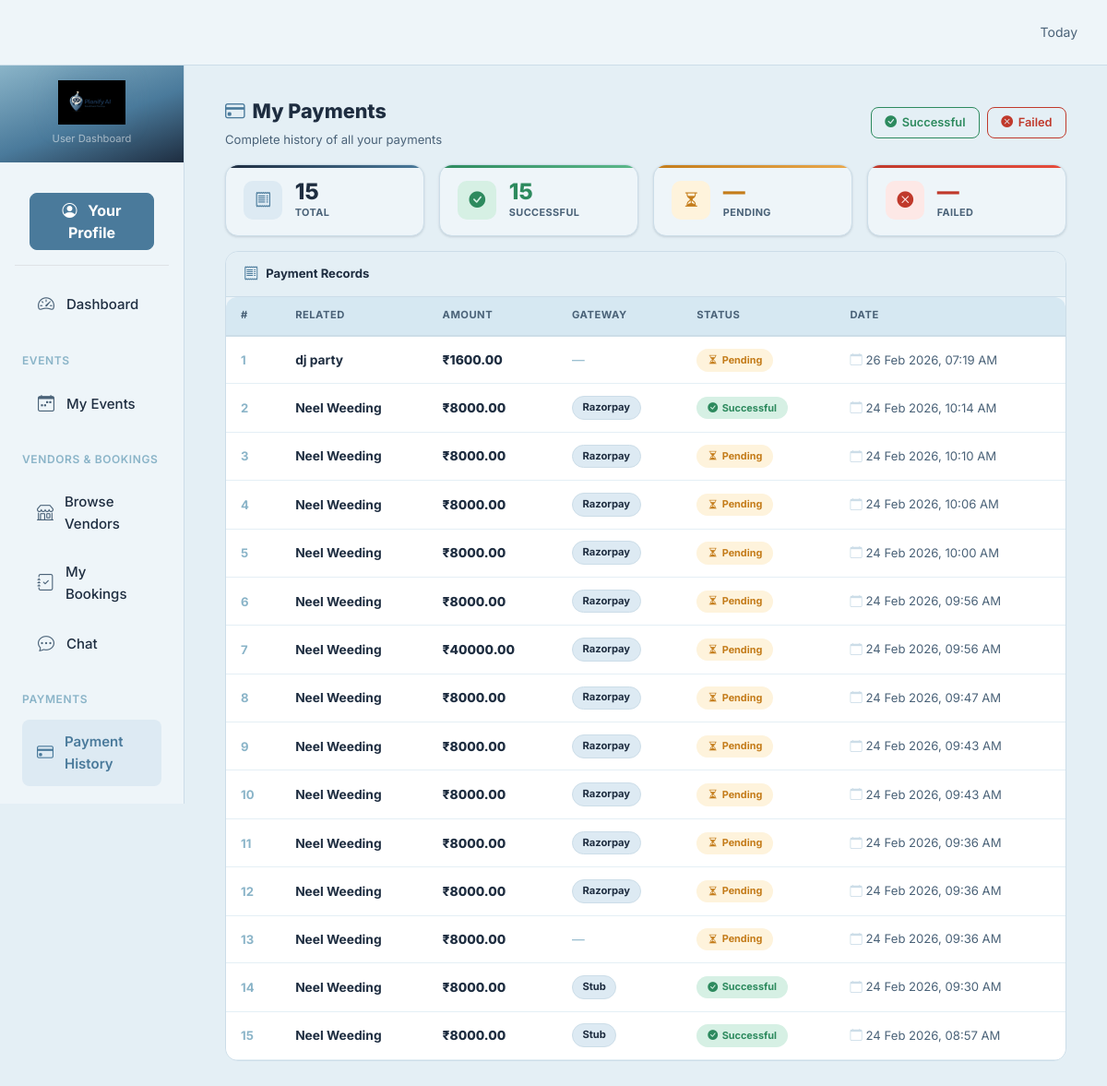
/user/payments/ (signed in), run on the app's committed database.
### user/models.py (models this page shows, shortened)
class Event(models.Model):
    STATUS_PENDING = 'pending'
    STATUS_CONFIRMED = 'confirmed'
    STATUS_COMPLETED = 'completed'
    STATUS_CANCELLED = 'cancelled'
    STATUS_CHOICES = [
        (STATUS_PENDING, 'Pending'),
        (STATUS_CONFIRMED, 'Confirmed'),
        (STATUS_COMPLETED, 'Completed'),
        (STATUS_CANCELLED, 'Cancelled'),
    ]
    TYPE_WEDDING = 'wedding'
    TYPE_CONFERENCE = 'conference'
    TYPE_PARTY = 'party'
    TYPE_OTHER = 'other'
    TYPE_CHOICES = [
        (TYPE_WEDDING, 'Wedding'),
        (TYPE_CONFERENCE, 'Conference'),
        (TYPE_PARTY, 'Party'),
        (TYPE_OTHER, 'Other'),
    ]
    owner = models.ForeignKey('account.User', on_delete=models.CASCADE, related_name='events')
    title = models.CharField(max_length=200)
    date = models.DateTimeField()
    event_type = models.CharField(max_length=50, choices=TYPE_CHOICES, default=TYPE_OTHER)
    status = models.CharField(max_length=20, choices=STATUS_CHOICES, default=STATUS_PENDING)
    guests = models.PositiveIntegerField(default=0)
    created_at = models.DateTimeField(auto_now_add=True)

### vendor/models.py (models this page shows, shortened)
class AdvancePayment(models.Model):
    STATUS_PENDING = 'pending'
    STATUS_SUCCEEDED = 'succeeded'
    STATUS_FAILED = 'failed'
    STATUS_CHOICES = [
        (STATUS_PENDING, 'Pending'),
        (STATUS_SUCCEEDED, 'Succeeded'),
        (STATUS_FAILED, 'Failed'),
    ]
    booking = models.ForeignKey(Booking, on_delete=models.CASCADE, related_name='advance_payments')
    user = models.ForeignKey('account.User', on_delete=models.CASCADE)
    amount = models.DecimalField(max_digits=10, decimal_places=2)
    currency = models.CharField(max_length=10, default='INR')
    status = models.CharField(max_length=20, choices=STATUS_CHOICES, default=STATUS_PENDING)
    gateway = models.CharField(max_length=100, blank=True, null=True)
    gateway_id = models.CharField(max_length=255, blank=True, null=True)
    gateway_response = models.JSONField(blank=True, null=True)
    created_at = models.DateTimeField(auto_now_add=True)

### user/views.py (the view)
    def wrapper(request, *args, **kwargs):
        user_id = request.session.get('user_id')
        if not user_id:
            return redirect('/login/')
        try:
            User.objects.get(id=user_id)
        except User.DoesNotExist:
            request.session.flush()
            return redirect('/login/')
        return view_func(request, *args, **kwargs)

### event/context_processors.py (called while the page is built, shortened)
def global_app_info(request):
    return {
        'APP_NAME': 'Planify.Ai',
        'APP_LOGO_TEXT': 'PA',                 # Text logo (initials)
        'APP_LOGO_IMAGE': '/static/images/LOGO.png',   # Image logo (inside static/)
    }

def vendor_stores(request):
    try:
        from vendor.models import Store
        stores = Store.objects.filter(status=True).order_by('store_name')
    except Exception:
        stores = []
    return {
        'all_stores': stores
    }

def vendor_is_photographer(request):
    try:
        user_id = request.session.get('user_id')
        role = request.session.get('role')
    except Exception:
        pass
    return {'is_photographer': False}

def admin_pending_counts(request):
    try:
        role = request.session.get('role')
        if role == 'admin':
            from account.models import User
            pending_vendors = User.objects.filter(
                role__name__iexact='vendor', is_active=False
            ).count()
            return {'admin_pending_vendors': pending_vendors}
    except Exception:
        pass
    return {'admin_pending_vendors': 0}

def unread_counts(request):
    user_id = None
    try:
        user_id = request.session.get('user_id')
    except Exception:
        user_id = None
    unread_notifications = 0
    try:
        if user_id:
            from user.models import Notification
            unread_notifications = Notification.objects.filter(user_id=user_id, is_read=False).count()
    except Exception:
        unread_notifications = 0
    return {
        'unread_notifications': unread_notifications,
    }

### user/views.py (called while the page is built)
def user_required(view_func):
    def wrapper(request, *args, **kwargs):
        user_id = request.session.get('user_id')
        if not user_id:
            return redirect('/login/')
        try:
            User.objects.get(id=user_id)
        except User.DoesNotExist:
            request.session.flush()
            return redirect('/login/')
        return view_func(request, *args, **kwargs)
    return wrapper

### template/user/payments.html (shortened to what this page needs)
{% extends 'user/base.html' %}
{% block content %}
<div class="d-flex flex-wrap justify-content-between align-items-center mb-3">
    <div>
        <div class="page-title">
            <i class="bi bi-credit-card me-2" style="color:#4A7A9B;"></i>My Payments
        </div>
        <p class="page-sub">Complete history of all your payments</p>
    </div>
    <div class="d-flex gap-2">
        <a href="{% url 'user:payment_success' %}" class="btn-filter-success">
            <i class="bi bi-check-circle-fill"></i> Successful
        </a>
        <a href="{% url 'user:payment_failed' %}" class="btn-filter-failed">
            <i class="bi bi-x-circle-fill"></i> Failed
        </a>
    </div>
</div>
{% if payments %}
<div class="row g-3 mb-3">
    <div class="col-6 col-md-3">
        <div class="stat-card sc-total">
            <div class="stat-icon" style="background:#ddeaf3;">
                <i class="bi bi-receipt" style="color:#4A7A9B;"></i>
            </div>
            <div>
                <div class="stat-val">{{ payments|length }}</div>
                <div class="stat-lbl">Total</div>
            </div>
        </div>
    </div>
    <div class="col-6 col-md-3">
        <div class="stat-card sc-success">
            <div class="stat-icon" style="background:#d6f0e4;">
                <i class="bi bi-check-circle-fill" style="color:#2d8a5e;"></i>
            </div>
            <div>
                <div class="stat-val" style="color:#2d8a5e;">
                    {{ payments|length }}
                </div>
                <div class="stat-lbl">Successful</div>
            </div>
        </div>
    </div>
    <div class="col-6 col-md-3">
        <div class="stat-card sc-pending">
            <div class="stat-icon" style="background:#fef3dc;">
                <i class="bi bi-hourglass-split" style="color:#c47c1a;"></i>
            </div>
            <div>
                <div class="stat-val" style="color:#c47c1a;">—</div>
                <div class="stat-lbl">Pending</div>
            </div>
        </div>
    </div>
    <div class="col-6 col-md-3">
        <div class="stat-card sc-failed">
            <div class="stat-icon" style="background:#fde8e6;">
                <i class="bi bi-x-circle-fill" style="color:#c0392b;"></i>
            </div>
            <div>
                <div class="stat-val" style="color:#c0392b;">—</div>
                <div class="stat-lbl">Failed</div>
            </div>
        </div>
    </div>
</div>
{% endif %}
<div class="table-panel">
    <div class="panel-head">
        <i class="bi bi-receipt"></i>
        <span>Payment Records</span>
    </div>
    {% if payments %}
    <div class="table-responsive">
        <table class="table table-hover align-middle mb-0">
            <thead>
                <tr>
                    <th class="ps-3">#</th>
                    <th>Related</th>
                    <th>Amount</th>
                    <th>Gateway</th>
                    <th>Status</th>
                    <th>Date</th>
                </tr>
            </thead>
            <tbody>
                {% for payment in payments %}
                <tr>
                    <td class="ps-3"><span class="row-num">{{ forloop.counter }}</span></td>
                    <td>
                        {% if payment.related %}
                            <span style="font-weight:700;">{{ payment.related.title }}</span>
                        {% elif payment.raw.booking %}
                            <span style="font-weight:700;">{{ payment.raw.booking.store.store_name }}</span>
                            <div style="font-size:.73rem;color:#4a6278;">Booking</div>
                        {% else %}
                            <span style="color:#8AB4C8;">—</span>
                        {% endif %}
                    </td>
                    <td><span class="amt">₹{{ payment.amount }}</span></td>
                    <td>
                        {% if payment.gateway %}
                            <span class="gw-pill">{{ payment.gateway }}</span>
                        {% else %}
                            <span style="color:#8AB4C8;">—</span>
                        {% endif %}
                    </td>
                    <td>
                        {% if payment.status == 'succeeded' or payment.status == 'success' or payment.status == 'completed' %}
                            <span class="sp sp-success"><i class="bi bi-check-circle-fill"></i>Successful</span>
                        {% elif payment.status == 'failed' %}
                            <span class="sp sp-failed"><i class="bi bi-x-circle-fill"></i>Failed</span>
                        {% else %}
                            <span class="sp sp-pending"><i class="bi bi-hourglass-split"></i>Pending</span>
                        {% endif %}
                    </td>
                    <td style="font-size:.82rem;color:#4a6278;">
                        {% if payment.when %}
                            <i class="bi bi-calendar me-1" style="color:#ccdde8;"></i>{{ payment.when|date:"d M Y, h:i A" }}
                        {% else %}
                            <span style="color:#8AB4C8;">—</span>
                        {% endif %}
                    </td>
                </tr>
                {% endfor %}
            </tbody>
        </table>
    </div>
    {% else %}
    <div class="empty-state">
        <i class="bi bi-credit-card"></i>
        <p>No payment records found.</p>
    </div>
    {% endif %}
</div>
{% endblock %}

### static/css/app.css (style rules this page uses)
:root { --primary: #4A7A9B; --primary-light: #ddeaf3; --primary-dark: #1E2D40; --primary-mid: #8AB4C8; --success: #2d8a5e; --success-light: #d6f0e4; --warning: #c47c1a; --warning-light: #fef3dc; --danger: #c0392b; --danger-light: #fde8e6; --info: #2471a3; --info-light: #d6eaf8; --bg-primary: #eef5f9; --bg-secondary: #e4eff5; --bg-tertiary: #d6e8f2; --text-primary: #1E2D40; --text-secondary: #4a6278; --text-light: #8AB4C8; --border: #ccdde8; --border-light: #e4eff5; --shadow-sm: 0 1px 2px rgba(30, 45, 64, 0.05); --shadow: 0 1px 3px rgba(30, 45, 64, 0.10), 0 1px 2px rgba(30, 45, 64, 0.06); --shadow-md: 0 8px 20px rgba(30, 45, 64, 0.10); --radius: 12px; --radius-sm: 10px; }
* { box-sizing: border-box; }
body { font-family: 'Inter', -apple-system, BlinkMacSystemFont, 'Segoe UI', Roboto, Arial, sans-serif; background: var(--bg-secondary); color: var(--text-primary); -webkit-font-smoothing: antialiased; -moz-osx-font-smoothing: grayscale; }
.page-title { font-size: 1.35rem; font-weight: 800; margin: 0; }
.stat-card { background: var(--bg-primary); border-radius: var(--radius); padding: 1.25rem; box-shadow: var(--shadow); border: 1px solid var(--border); height: 100%; transition: all 0.22s ease; }
.table { border-radius: var(--radius); overflow: hidden; }
.table thead th { font-size: .75rem; text-transform: uppercase; letter-spacing: .06em; font-weight: 800; }
.table thead th { background-color: var(--bg-tertiary); color: var(--text-secondary); border-color: var(--border) !important; }
.table td, .table th { border-color: var(--border-light) !important; }

### static/css/user.css (style rules this page uses)
:root { --primary: #4A7A9B; --primary-light: #ddeaf3; --primary-dark: #1E2D40; --primary-mid: #8AB4C8; --success: #2d8a5e; --success-light: #d6f0e4; --warning: #c47c1a; --warning-light: #fef3dc; --danger: #c0392b; --danger-light: #fde8e6; --info: #2471a3; --info-light: #d6eaf8; --bg-primary: #eef5f9; --bg-secondary: #e4eff5; --bg-tertiary: #d6e8f2; --text-primary: #1E2D40; --text-secondary: #4a6278; --text-light: #8AB4C8; --border: #ccdde8; --border-light: #e4eff5; --shadow-sm: 0 1px 2px rgba(30, 45, 64, 0.05); --shadow: 0 1px 3px rgba(30, 45, 64, 0.10), 0 1px 2px rgba(30, 45, 64, 0.06); --shadow-md: 0 4px 16px rgba(30, 45, 64, 0.10); --shadow-lg: 0 10px 30px rgba(30, 45, 64, 0.13); --radius: 12px; --radius-sm: 8px; --radius-lg: 16px; }
body { font-family: 'Inter', -apple-system, BlinkMacSystemFont, 'Segoe UI', Roboto, sans-serif; background: var(--bg-secondary); color: var(--text-primary); line-height: 1.6; }
.stat-card { background: var(--bg-primary); border-radius: var(--radius); padding: 1.5rem; box-shadow: var(--shadow); border: 1px solid var(--border); height: 100%; transition: all 0.22s ease; }
.table thead th { background-color: var(--bg-tertiary); color: var(--text-secondary); border-color: var(--border) !important; }
.table td, .table th { border-color: var(--border-light) !important; }

### data on the page
Event: related "dj party", amount "1600.00", shows "Pending", when "26 Feb 2026, 07:19 AM"
Event: related "Neel Weeding", amount "8000.00", gateway "Razorpay", shows "Successful", when "24 Feb 2026, 10:14 AM", when "24 Feb 2026, 10:10 AM", when "24 Feb 2026, 10:06 AM", when "24 Feb 2026, 10:00 AM", when "24 Feb 2026, 09:56 AM", amount "40000.00", when "24 Feb 2026, 09:47 AM", when "24 Feb 2026, 09:43 AM", when "24 Feb 2026, 09:36 AM", gateway "Stub", when "24 Feb 2026, 09:30 AM", when "24 Feb 2026, 08:57 AM"

### other printed values
{{ payments|length }} "15"
